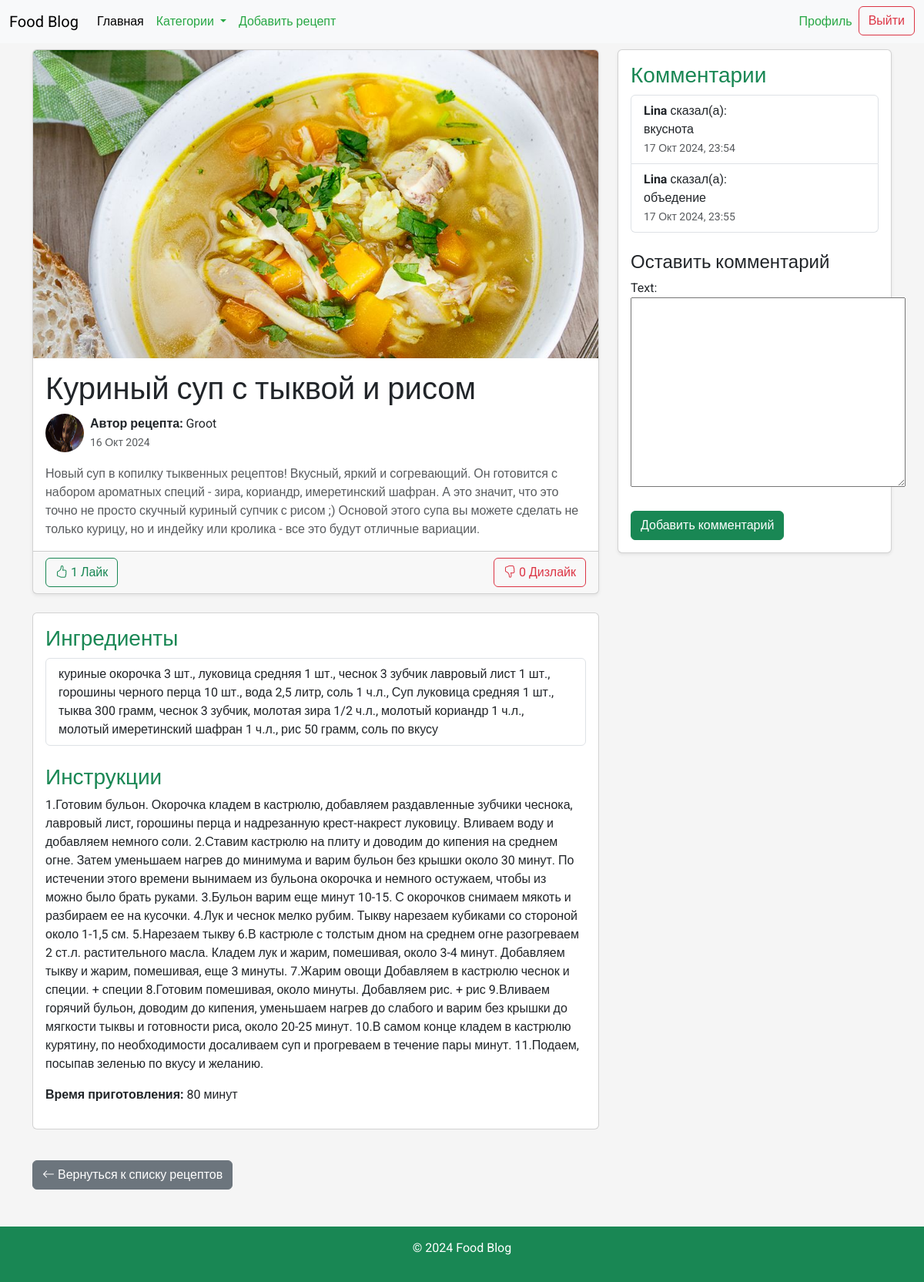
The app's page /recipe/2/ (signed in) with its own data.
### recipes/models.py (models this page shows, shortened)
class Recipe(models.Model):
    title = models.CharField(max_length=255)
    description = models.TextField()
    ingredients = models.TextField()
    instructions = models.TextField()
    cooking_time = models.IntegerField()  # Время в минутах
    image = models.ImageField(upload_to='recipes/', blank=True, null=True)
    created_at = models.DateTimeField(auto_now_add=True)
    updated_at = models.DateTimeField(auto_now=True)
    author = models.ForeignKey(User, on_delete=models.CASCADE)
    category = models.ForeignKey('Category', on_delete=models.SET_NULL, null=True)
    likes = models.PositiveIntegerField(default=0)
    dislikes = models.PositiveIntegerField(default=0)

class Profile(models.Model):
    user = models.OneToOneField(User, on_delete=models.CASCADE)
    image = models.ImageField(upload_to='profile_pics', blank=True, null=True)

class Comment(models.Model):
    recipe = models.ForeignKey('Recipe', related_name='comments', on_delete=models.CASCADE)  # Указываем модель как строку
    user = models.ForeignKey(User, on_delete=models.CASCADE)
    text = models.TextField()
    created_at = models.DateTimeField(auto_now_add=True)

### recipes/views.py (the view)
# urls.py: path('recipe/<int:pk>/', views.recipe_detail, name='recipe_detail'),
def recipe_detail(request, pk):
    recipe = get_object_or_404(Recipe, pk=pk)
    likes = recipe.like_set.filter(is_like=True).count()
    dislikes = recipe.like_set.filter(is_like=False).count()
    comments = recipe.comments.all()
    if request.method == 'POST':
        comment_form = CommentForm(request.POST)
        if comment_form.is_valid():
            comment = comment_form.save(commit=False)
            comment.recipe = recipe
            comment.user = request.user
            comment.save()
            return redirect('recipe_detail', pk=recipe.pk)  # Обновляем страницу после добавления комментария
    else:
        comment_form = CommentForm()
    return render(request, 'recipes/recipe_detail.html', {
        'recipe': recipe,
        'likes': likes,
        'dislikes': dislikes,
        'comments': comments,
        'comment_form': comment_form,
    })

### recipes/forms.py
class CommentForm(forms.ModelForm):
    class Meta:
        model = Comment
        fields = ['text']  # Поле для текста комментария

### recipes/templates/recipes/recipe_detail.html (shortened to what this page needs)
{% extends 'base.html' %}
{% load custom_filters %}
{% load static %}
{% block content %}
<div class="container mt-5">
  <div class="row">
    <div class="col-md-8">
      <div class="card shadow-sm mb-4">
        {% if recipe.image %}
          <img src="{{ recipe.image.url }}" class="card-img-top" alt="Изображение рецепта" style="max-height: 400px; object-fit: cover;">
        {% else %}
          <img src="{% static 'default_recipe_image.jpg' %}" class="card-img-top" alt="Изображение по умолчанию" style="max-height: 400px; object-fit: cover;">
        {% endif %}
        <div class="card-body">
          <h1 class="card-title">{{ recipe.title }}</h1>
          <div class="d-flex align-items-center mb-3">
            {% if recipe.author.profile.image %}
              <img src="{{ recipe.author.profile.image.url }}" alt="Автор" class="rounded-circle me-2" style="width: 50px; height: 50px;">
            {% else %}
              <img src="{% static 'default_profile_image.jpg' %}" alt="Автор" class="rounded-circle me-2" style="width: 50px; height: 50px;">
            {% endif %}
            <div>
              <p class="mb-0"><strong>Автор рецепта:</strong> {{ recipe.author.username }}</p>
              <small class="text-muted">{{ recipe.created_at|date:"d M Y" }}</small>
            </div>
          </div>
          <p class="card-text text-muted">{{ recipe.description }}</p>
        </div>
        <div class="card-footer d-flex justify-content-between">
          <form method="post" action="{% url 'like_recipe' recipe.pk %}">
            <button type="submit" class="btn btn-outline-success">
              <i class="bi bi-hand-thumbs-up"></i> {{ likes }} Лайк
            </button>
          </form>
          <form method="post" action="{% url 'dislike_recipe' recipe.pk %}">
            <button type="submit" class="btn btn-outline-danger">
              <i class="bi bi-hand-thumbs-down"></i> {{ dislikes }} Дизлайк
            </button>
          </form>
        </div>
      </div>
      <div class="card mb-4">
        <div class="card-body">
          <h3 class="text-success">Ингредиенты</h3>
          <ul class="list-group">
            <li class="list-group-item">{{ recipe.ingredients }}</li>
          </ul>
          <h3 class="text-success mt-4">Инструкции</h3>
          <p>{{ recipe.instructions }}</p>
          <p><strong>Время приготовления:</strong> {{ recipe.cooking_time }} минут</p>
        </div>
      </div>
    </div>
    <div class="col-md-4">
      <div class="card mb-4 shadow-sm">
        <div class="card-body">
          <h3 class="text-success">Комментарии</h3>
          <ul class="list-group">
            {% for comment in comments %}
              <li class="list-group-item">
                <strong>{{ comment.user.username }}</strong> сказал(а): <br>
                {{ comment.text }} <br>
                <small class="text-muted">{{ comment.created_at|date:"d M Y, H:i" }}</small>
              </li>
            {% empty %}
              <p class="text-muted">Комментариев пока нет.</p>
            {% endfor %}
          </ul>
          {% if user.is_authenticated %}
            <h4 class="mt-4">Оставить комментарий</h4>
            <form method="post">
              {{ comment_form.as_p }}
              <button type="submit" class="btn btn-success mt-2">Добавить комментарий</button>
            </form>
          {% else %}
            <p>Вы должны <a href="{% url 'login' %}" class="text-decoration-none">войти</a>, чтобы оставлять комментарии.</p>
          {% endif %}
        </div>
      </div>
    </div>
  </div>
  <a href="{% url 'recipe_list' %}" class="btn btn-secondary mt-3">
    <i class="bi bi-arrow-left"></i> Вернуться к списку рецептов
  </a>
</div>
{% endblock %}

### static/css/styles.css (style rules this page uses)
body { font-family: 'Roboto', sans-serif; background-color: #f5f5f5; }

### records on screen
Recipe: image (picture), title "Куриный суп с тыквой и рисом", author.profile.image (picture), author.username "Groot", created_at "16 Окт 2024", description "Новый суп в копилку тыквенных рецептов! Вкусный, яркий и согревающий. Он готовится с набором ароматных специй - зира, кориандр, имеретинский шафран. А это значит, что это точно не просто скучный куриный супчик с рисом ;) Основой этого супа вы можете сделать не только курицу, но и индейку или кролика - все это будут отличные вариации.", ingredients "куриные окорочка 3 шт., луковица средняя 1 шт., чеснок 3 зубчик лавровый лист 1 шт., горошины черного перца 10 шт., вода 2,5 литр, соль 1 ч.л., Суп луковица средняя 1 шт., тыква 300 грамм, чеснок 3 зубчик, молотая зира 1/2 ч.л., молотый кориандр 1 ч.л., молотый имеретинский шафран 1 ч.л., рис 50 грамм, соль по вкусу", instructions "1.Готовим бульон. Окорочка кладем в кастрюлю, добавляем раздавленные зубчики чеснока, лавровый лист, горошины перца и надрезанную крест-накрест луковицу. Вливаем воду и добавляем немного соли. 2.Ставим кастрюлю на плиту и доводим до кипения на среднем огне. Затем уменьшаем нагрев до минимума и варим бульон без крышки около 30 минут. По истечении этого времени вынимаем из бульона окорочка и немного остужаем, чтобы из можно было брать руками. 3.Бульон варим еще минут 10-15. С окорочков снимаем мякоть и разбираем ее на кусочки. 4.Лук и чеснок мелко рубим. Тыкву нарезаем кубиками со стороной около 1-1,5 см. 5.Нарезаем тыкву 6.В кастрюле с толстым дном на среднем огне разогреваем 2 ст.л.…", cooking_time "80"
Comment: user.username "Lina", text "вкуснота", created_at "17 Окт 2024, 23:54"
Comment: user.username "Lina", text "объедение", created_at "17 Окт 2024, 23:55"

### other values on screen
{{ likes }} "1"
{{ dislikes }} "0"
